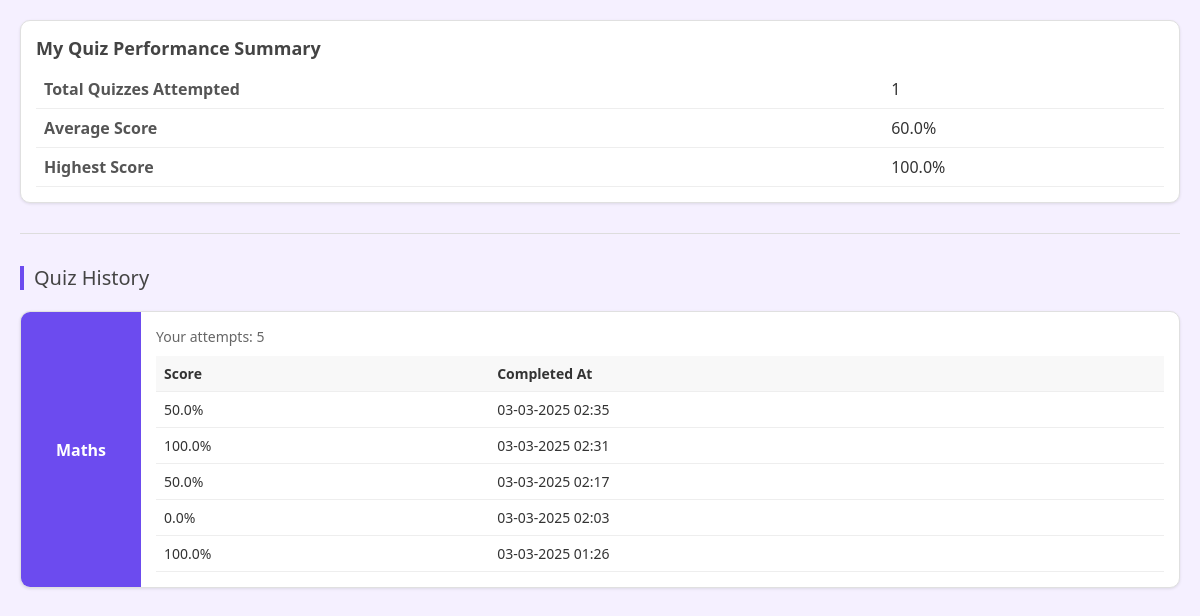
/my_quizzes/ (signed in), run on the app's committed database.
### Quizzes/models.py (models this page shows, shortened)
class StudentQuizAttempt(models.Model):
    student = models.ForeignKey(Student, on_delete=models.CASCADE)
    quiz = models.ForeignKey(Quiz, on_delete=models.CASCADE)
    score = models.FloatField()
    completed_at = models.DateTimeField(auto_now_add=True)

class Quiz(models.Model):
    title = models.CharField(max_length=255)
    educator = models.ForeignKey(Educator, on_delete=models.CASCADE)
    created_at = models.DateTimeField(auto_now_add=True)
    subject = models.CharField(max_length=100, default='General')

### Students/views.py (the view)
# urls.py: path('my_quizzes/', views.my_quizzes, name='my_quizzes'),
def my_quizzes(request):
    print("My Quizzes View Accessed")
    student = Student.objects.get(user=request.user)
    selected_subject = request.GET.get('subject')
    attempts = (
        StudentQuizAttempt.objects
        .filter(student=student)
        .select_related('quiz')
        .order_by('quiz__title', '-completed_at')
    )
    if selected_subject:
        attempts = attempts.filter(quiz__subject__name=selected_subject)
    total_quizzes_attempted = len(set(attempt.quiz_id for attempt in attempts))
    average_score = attempts.aggregate(Avg('score'))['score__avg'] or 0
    highest_score = attempts.aggregate(Max('score'))['score__max'] or 0
    quizzes = {}
    for attempt in attempts:
        quiz_title = attempt.quiz.title
        if quiz_title not in quizzes:
            quizzes[quiz_title] = []
        quizzes[quiz_title].append(attempt)
    context = {
        'quizzes': quizzes,
        'total_quizzes_attempted': total_quizzes_attempted,
        'average_score': round(average_score, 2),
        'highest_score': highest_score,
        'selected_subject': selected_subject,  # Pass selected subject (if any)
        'no_attempts_message': 'No quizzes attempted for this subject. Start now!' if selected_subject and not attempts else None
    }
    return render(request, 'students/my_quizzes.html', context)

### templates/students/my_quizzes.html (shortened to what this page needs)
<!DOCTYPE html>
<html lang="en">
<head>
</head>
<body>
<div class="summary-card">
    <div class="summary-title">My Quiz Performance Summary</div>
    <table class="summary-table">
        <tr>
            <th>Total Quizzes Attempted</th>
            <td>{{ total_quizzes_attempted }}</td>
        </tr>
        <tr>
            <th>Average Score</th>
            <td>{{ average_score }}%</td>
        </tr>
        <tr>
            <th>Highest Score</th>
            <td>{{ highest_score }}%</td>
        </tr>
    </table>
</div>
<hr>
<div class="quiz-history-title">Quiz History</div>
{% if quizzes %}
    <div class="quiz-grid">
        {% for quiz_title, attempts in quizzes.items %}
            <div class="quiz-card">
                <div class="quiz-subject">{{ quiz_title }}</div>
                <div class="quiz-info">
                    <div class="attempts-info">Your attempts: {{ attempts|length }}</div>
                    <table class="quiz-attempts-table">
                        <thead>
                            <tr>
                                <th>Score</th>
                                <th>Completed At</th>
                            </tr>
                        </thead>
                        <tbody>
                            {% for attempt in attempts %}
                                <tr>
                                    <td>{{ attempt.score }}%</td>
                                    <td>{{ attempt.completed_at|date:"d-m-Y H:i" }}</td>
                                </tr>
                            {% endfor %}
                        </tbody>
                    </table>
                </div>
            </div>
        {% endfor %}
    </div>
{% endif %}
</body>
</html>

### templates/students/my_quizzes.html (style rules this page uses)
body { font-family: 'Segoe UI', Tahoma, Geneva, Verdana, sans-serif; margin: 0; padding: 20px; background-color: #f5f0ff; color: #333; }
.summary-card { background-color: white; border-radius: 10px; padding: 15px; box-shadow: 0 1px 3px rgba(0, 0, 0, 0.1); border: 1px solid #e0e0e0; margin-bottom: 20px; }
.summary-title { font-size: 18px; font-weight: 600; margin-bottom: 10px; color: #444; }
.summary-table { width: 100%; border-collapse: collapse; }
.summary-table th, .summary-table td { text-align: left; padding: 8px; border-bottom: 1px solid #eee; }
.summary-table th { font-weight: 600; color: #555; }
hr { border: 0; height: 1px; background-color: #ddd; margin: 30px 0; }
.quiz-history-title { font-size: 20px; color: #444; font-weight: 500; margin: 30px 0 20px; display: flex; align-items: center; }
.quiz-history-title::before { content: ""; display: inline-block; width: 4px; height: 24px; background-color: #6c4bef; margin-right: 10px; }
.quiz-grid { display: grid; grid-template-columns: 1fr; gap: 20px; }
.quiz-card { background-color: white; border-radius: 10px; box-shadow: 0 1px 3px rgba(0, 0, 0, 0.1); overflow: hidden; display: grid; grid-template-columns: 120px 1fr; border: 1px solid #e0e0e0; }
.quiz-subject { background-color: #6c4bef; color: white; display: flex; align-items: center; justify-content: center; font-weight: bold; font-size: 16px; padding: 15px; text-align: center; }
.quiz-info { padding: 15px; }
.attempts-info { font-size: 14px; color: #666; margin-bottom: 10px; }
.quiz-attempts-table { width: 100%; border-collapse: collapse; }
.quiz-attempts-table th, .quiz-attempts-table td { padding: 8px; font-size: 14px; border-bottom: 1px solid #eee; text-align: left; }
.quiz-attempts-table th { background-color: #f8f8f8; font-weight: 600; }

### data on the page
StudentQuizAttempt: title "Maths", attempts "5", score "50.0", completed_at "03-03-2025 02:35"
StudentQuizAttempt: score "100.0", completed_at "03-03-2025 02:31"
StudentQuizAttempt: score "50.0", completed_at "03-03-2025 02:17"
StudentQuizAttempt: score "0.0", completed_at "03-03-2025 02:03"
StudentQuizAttempt: score "100.0", completed_at "03-03-2025 01:26"

### other printed values
{{ total_quizzes_attempted }} "1"
{{ average_score }} "60.0"
{{ highest_score }} "100.0"
